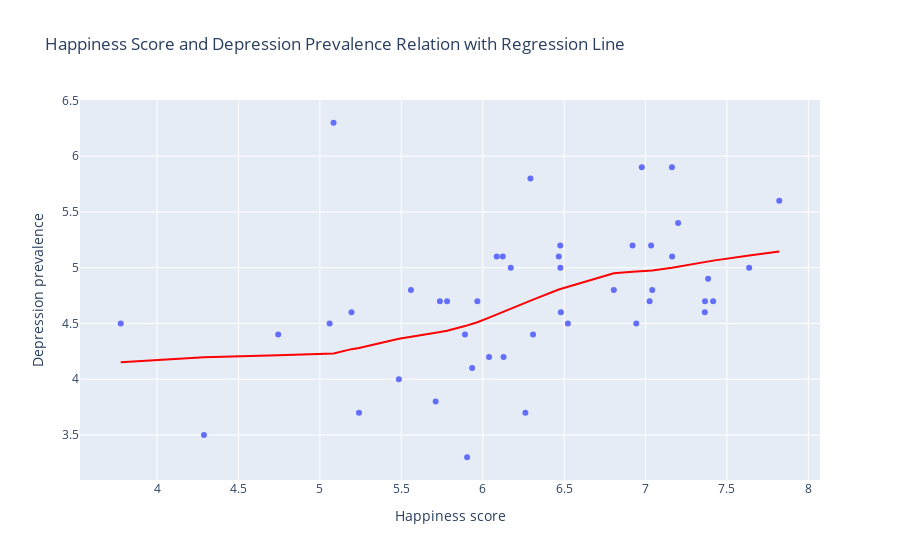

The notebook cell saved with this chart:
### Markdown cell above
Again, there seems to be a slight positive correlation between the two variables in the scatter plot as well. This suggests the concern that I mentioned above on who is able and not able to be represented in the reports. Countries with lower happiness score may have lower depression scores as well due to lack of resources or cultural sensitivities towards the topic of mental health.

### Code cell
fig = px.scatter(combined, x='Happiness score', y='Depression prevalence', trendline="lowess",
                 trendline_color_override = 'red',
                 title = 'Happiness Score and Depression Prevalence Relation with Regression Line')
fig.show()

### Figure 1 — Plotly figure (JSON) as saved in the notebook; plotly's stock layout.template omitted (floating-point values rounded to 4 significant figures)
{"data": [{"hovertemplate": "Happiness score=%{x}<br>Depression prevalence=%{y}<extra></extra>", "legendgroup": "", "marker": {"color": "#636efa", "symbol": "circle"}, "mode": "markers", "name": "", "orientation": "v", "showlegend": false, "type": "scatter", "x": [7.821, 7.636, 7.415, 7.384, 7.365, 7.364, 7.2, 7.163, 7.162, 7.041, 7.034, 7.025, 6.977, 6.943, 6.92, 6.805, 6.523, 6.48, 6.477, 6.476, 6.467, 6.309, 6.293, 6.262, 6.172, 6.128, 6.123, 6.086, 6.039, 5.967, 5.935, 5.904, 5.891, 5.781, 5.737, 5.711, 5.559, 5.485, 5.24, 5.194, 5.084, 5.06, 4.744, 4.288, 3.777], "xaxis": "x", "y": [5.6, 5, 4.7, 4.9, 4.7, 4.6, 5.4, 5.1, 5.9, 4.8, 5.2, 4.7, 5.9, 4.5, 5.2, 4.8, 4.5, 4.6, 5, 5.2, 5.1, 4.4, 5.8, 3.7, 5, 4.2, 5.1, 5.1, 4.2, 4.7, 4.1, 3.3, 4.4, 4.7, 4.7, 3.8, 4.8, 4, 3.7, 4.6, 6.3, 4.5, 4.4, 3.5, 4.5], "yaxis": "y"}, {"hovertemplate": "<b>LOWESS trendline</b><br><br>Happiness score=%{x}<br>Depression prevalence=%{y} <b>(trend)</b><extra></extra>", "legendgroup": "", "line": {"color": "red"}, "marker": {"color": "#636efa", "symbol": "circle"}, "mode": "lines", "name": "", "showlegend": false, "type": "scatter", "x": [3.777, 4.288, 4.744, 5.06, 5.084, 5.194, 5.24, 5.485, 5.559, 5.711, 5.737, 5.781, 5.891, 5.904, 5.935, 5.967, 6.039, 6.086, 6.123, 6.128, 6.172, 6.262, 6.293, 6.309, 6.467, 6.476, 6.477, 6.48, 6.523, 6.805, 6.92, 6.943, 6.977, 7.025, 7.034, 7.041, 7.162, 7.163, 7.2, 7.364, 7.365, 7.384, 7.415, 7.636, 7.821], "xaxis": "x", "y": [4.151, 4.196, 4.214, 4.224, 4.231, 4.27, 4.28, 4.363, 4.378, 4.416, 4.423, 4.435, 4.476, 4.482, 4.495, 4.51, 4.552, 4.58, 4.603, 4.606, 4.632, 4.691, 4.707, 4.714, 4.805, 4.809, 4.809, 4.81, 4.831, 4.95, 4.964, 4.967, 4.969, 4.973, 4.975, 4.976, 5.001, 5.001, 5.01, 5.052, 5.052, 5.056, 5.063, 5.109, 5.145], "yaxis": "y"}], "layout": {"legend": {"tracegroupgap": 0}, "title": {"text": "Happiness Score and Depression Prevalence Relation with Regression Line"}, "xaxis": {"anchor": "y", "domain": [0, 1], "title": {"text": "Happiness score"}}, "yaxis": {"anchor": "x", "domain": [0, 1], "title": {"text": "Depression prevalence"}}}}
